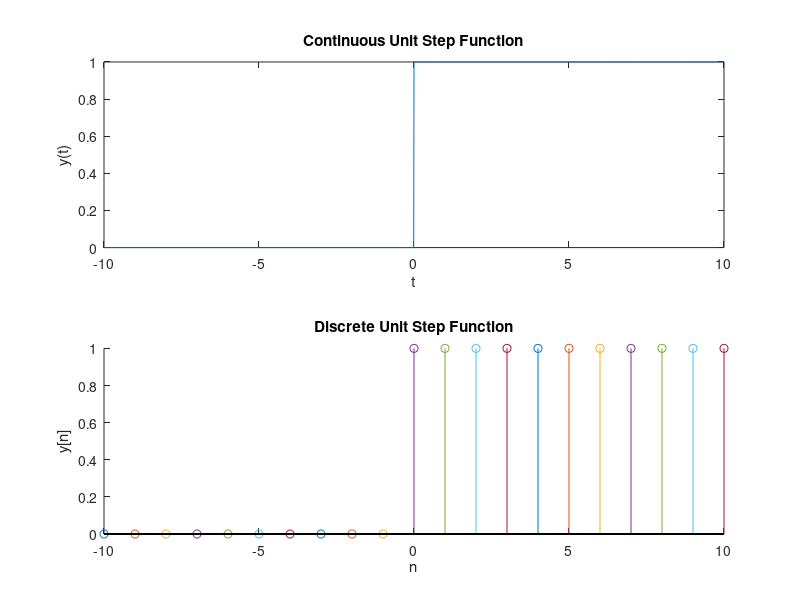

MATLAB code to generate this figure:
t=-10:0.01:10
y=zeros(size(t))
y(t>=0)=1
subplot(2,1,1)
plot(t,y)
xlabel('t')
ylabel('y(t)')
title('Continuous Unit Step Function')
subplot(2,1,2)
hold on
for n=-10:10
    if(n<0)
        stem(n,0)
    else
        stem(n,1)
    end
end
xlabel('n')
ylabel('y[n]')
title('Discrete Unit Step Function')
hold off